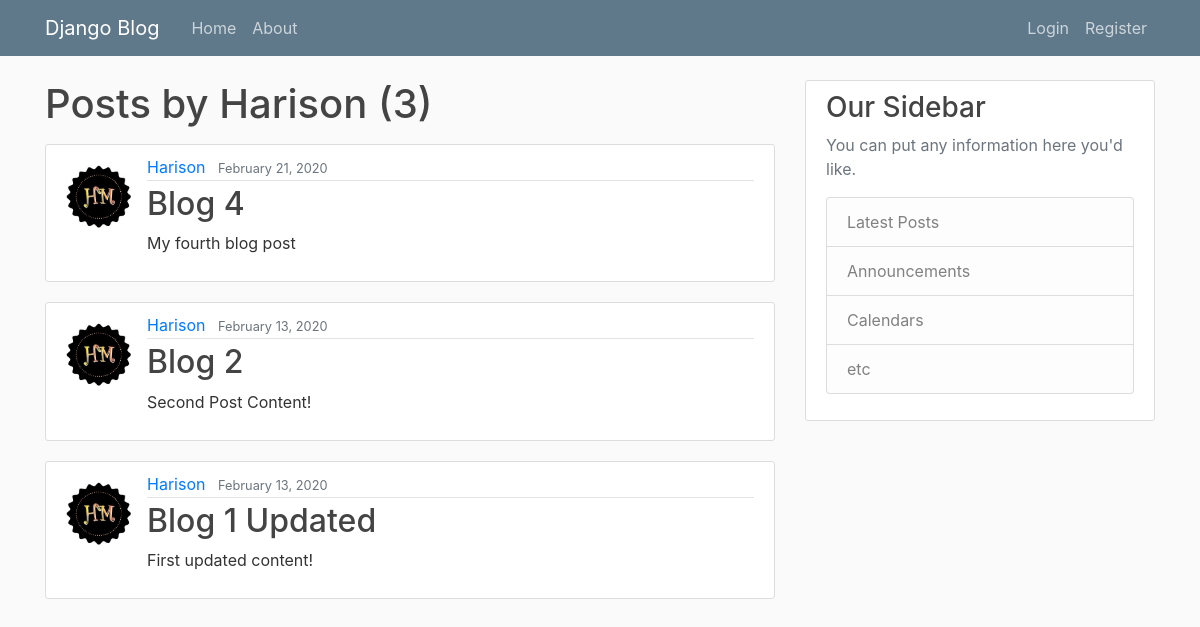
Page /user/Harison on the earlier database version.
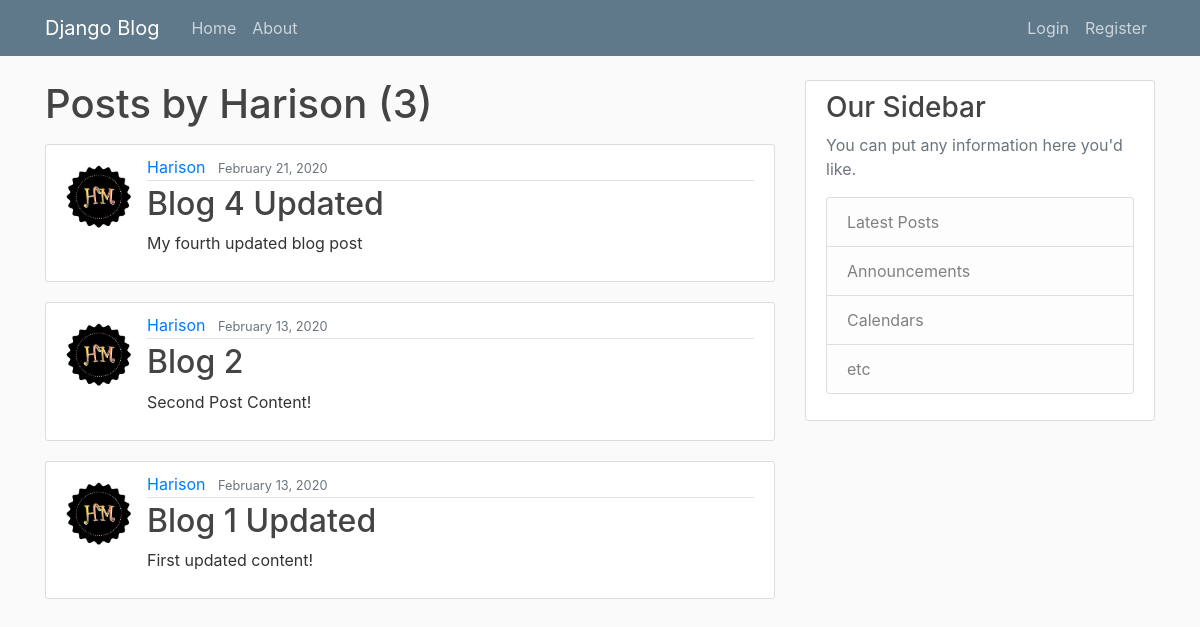
Same page on the later database version.
### blog/models.py (models this page shows, shortened)
class Post(models.Model):
    title = models.CharField(max_length=100)
    content = models.TextField()
    date_posted = models.DateTimeField(default=timezone.now)
    author = models.ForeignKey(User, on_delete=models.CASCADE)

### users/models.py (models this page shows, shortened)
class Profile(models.Model):
    user = models.OneToOneField(User, on_delete=models.CASCADE)
    image = models.ImageField(default='default.jpg', upload_to="profile_pics")

### blog/views.py (the view)
# urls.py: path('user/<str:username>', UserPostListView.as_view(), name="user-posts"),
class UserPostListView(ListView):
    model = Post
    template_name = 'blog/user_posts.html'
    context_object_name = 'posts'
    paginate_by = 5
    def get_queryset(self):
        user = get_object_or_404(User, username=self.kwargs.get('username'))
        return Post.objects.filter(author=user).order_by('-date_posted')

### blog/templates/blog/user_posts.html (shortened to what this page needs)
{% extends 'blog/base.html' %}
{% block content %}
    <h1 class="mb-3">Posts by {{ view.kwargs.username }} ({{ page_obj.paginator.count }}) </h1>
    {% for post in posts %}
        <article class="media content-section">
            <img class="rounded-circle article-img mt-2" src="{{ post.author.profile.image.url }}">
            <div class="media-body">
                <div class="article-metadata">
                    <a class="mr-2" href="{% url 'user-posts' post.author.username %}">{{ post.author }}</a>
                    <small class="text-muted">{{ post.date_posted | date:"F d, Y" }}</small>
                </div>
                <h2><a class="article-title" href="{% url 'post-detail' post.id %}">{{ post.title }}</a></h2>
                <p class="article-content">{{ post.content }}</p>
            </div>
        </article>
    {% endfor %}
{% endblock content %}

Differences in the rows shown:
changed Post: title "Blog 4" → "Blog 4 Updated"; content "My fourth blog post" → "My fourth updated blog post"
